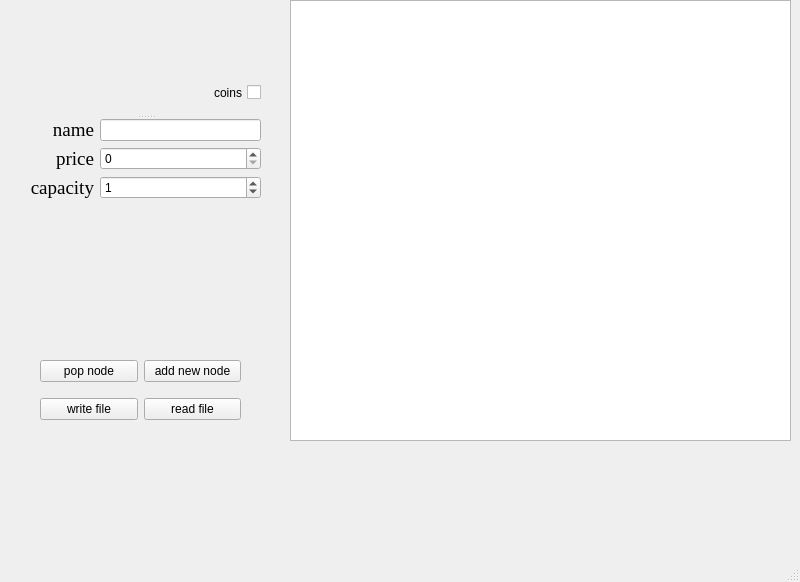
<?xml version="1.0" encoding="UTF-8"?>
<ui version="4.0">
 <class>MainWindow</class>
 <widget class="QMainWindow" name="MainWindow">
  <property name="geometry">
   <rect>
    <x>0</x>
    <y>0</y>
    <width>800</width>
    <height>582</height>
   </rect>
  </property>
  <property name="minimumSize">
   <size>
    <width>800</width>
    <height>582</height>
   </size>
  </property>
  <property name="windowTitle">
   <string>MainWindow</string>
  </property>
  <widget class="QWidget" name="centralwidget">
   <widget class="QSplitter" name="splitter_2">
    <property name="geometry">
     <rect>
      <x>30</x>
      <y>70</y>
      <width>231</width>
      <height>231</height>
     </rect>
    </property>
    <property name="orientation">
     <enum>Qt::Vertical</enum>
    </property>
    <widget class="QCheckBox" name="checkBox">
     <property name="layoutDirection">
      <enum>Qt::RightToLeft</enum>
     </property>
     <property name="text">
      <string>coins</string>
     </property>
     <property name="checked">
      <bool>false</bool>
     </property>
     <property name="tristate">
      <bool>false</bool>
     </property>
    </widget>
    <widget class="QWidget" name="formLayoutWidget_2">
     <layout class="QFormLayout" name="formLayout_2">
      <property name="labelAlignment">
       <set>Qt::AlignRight|Qt::AlignTrailing|Qt::AlignVCenter</set>
      </property>
      <property name="formAlignment">
       <set>Qt::AlignRight|Qt::AlignTop|Qt::AlignTrailing</set>
      </property>
      <item row="0" column="0">
       <widget class="QLabel" name="nameLabel">
        <property name="font">
         <font>
          <family>Times New Roman</family>
          <pointsize>14</pointsize>
         </font>
        </property>
        <property name="text">
         <string>name</string>
        </property>
        <property name="alignment">
         <set>Qt::AlignRight|Qt::AlignTrailing|Qt::AlignVCenter</set>
        </property>
       </widget>
      </item>
      <item row="0" column="1">
       <widget class="QLineEdit" name="nameLineEdit">
        <property name="inputMask">
         <string/>
        </property>
        <property name="text">
         <string/>
        </property>
       </widget>
      </item>
      <item row="1" column="0">
       <widget class="QLabel" name="priceLabel">
        <property name="font">
         <font>
          <family>Times New Roman</family>
          <pointsize>14</pointsize>
         </font>
        </property>
        <property name="text">
         <string>price</string>
        </property>
        <property name="alignment">
         <set>Qt::AlignRight|Qt::AlignTrailing|Qt::AlignVCenter</set>
        </property>
       </widget>
      </item>
      <item row="1" column="1">
       <widget class="QSpinBox" name="priceBox">
        <property name="maximum">
         <number>9999999</number>
        </property>
       </widget>
      </item>
      <item row="2" column="0">
       <widget class="QLabel" name="capacityLabel">
        <property name="font">
         <font>
          <family>Times New Roman</family>
          <pointsize>14</pointsize>
         </font>
        </property>
        <property name="text">
         <string>capacity</string>
        </property>
        <property name="alignment">
         <set>Qt::AlignRight|Qt::AlignTrailing|Qt::AlignVCenter</set>
        </property>
       </widget>
      </item>
      <item row="2" column="1">
       <widget class="QSpinBox" name="capacityBox">
        <property name="maximum">
         <number>9999999</number>
        </property>
        <property name="value">
         <number>1</number>
        </property>
       </widget>
      </item>
     </layout>
    </widget>
   </widget>
   <widget class="QTableWidget" name="listTable">
    <property name="geometry">
     <rect>
      <x>290</x>
      <y>0</y>
      <width>501</width>
      <height>441</height>
     </rect>
    </property>
   </widget>
   <widget class="QWidget" name="gridLayoutWidget">
    <property name="geometry">
     <rect>
      <x>40</x>
      <y>350</y>
      <width>201</width>
      <height>80</height>
     </rect>
    </property>
    <layout class="QGridLayout" name="gridLayout">
     <item row="0" column="1">
      <widget class="QPushButton" name="addButton">
       <property name="text">
        <string>add new node</string>
       </property>
      </widget>
     </item>
     <item row="0" column="0">
      <widget class="QPushButton" name="popButton">
       <property name="text">
        <string>pop node</string>
       </property>
      </widget>
     </item>
     <item row="1" column="0">
      <widget class="QPushButton" name="writeButton">
       <property name="text">
        <string>write file</string>
       </property>
      </widget>
     </item>
     <item row="1" column="1">
      <widget class="QPushButton" name="readButton">
       <property name="text">
        <string>read file</string>
       </property>
      </widget>
     </item>
    </layout>
   </widget>
  </widget>
  <widget class="QMenuBar" name="menubar">
   <property name="geometry">
    <rect>
     <x>0</x>
     <y>0</y>
     <width>800</width>
     <height>21</height>
    </rect>
   </property>
  </widget>
  <widget class="QStatusBar" name="statusbar"/>
 </widget>
 <resources/>
 <connections/>
</ui>
